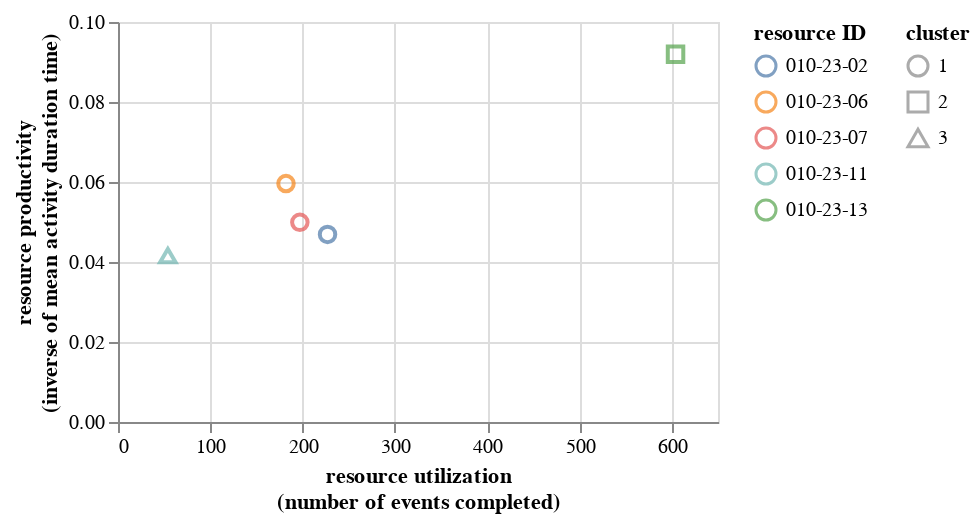

The cell this chart's notebook holds for it:
### Markdown cell above
### Profile group member performance
- productivity (activity duration)
- member assignment (number of events)

### Code cell
charts = []
if len(sel_rgs) > 0:
    for rg in sel_rgs:
        # normalize activity duration by activity
        sublog = log[log['resource_group'] == rg]
        act_dur_min_max = []
        for act in sublog['activity'].unique():
            act_dur_min_max.append({
                'activity': act,
                'duration_min': sublog.loc[sublog['activity'] == act, 'activity_duration_minutes'].min(),
                'duration_max': sublog.loc[sublog['activity'] == act, 'activity_duration_minutes'].max()
            })
        act_dur_min_max = pd.DataFrame(act_dur_min_max)
        act_dur_min_max['duration_range'] = (
            act_dur_min_max['duration_max'] - act_dur_min_max['duration_min']
        )
        # NOTE: avoid division by 0
        act_dur_min_max.loc[act_dur_min_max['duration_range'] == 0, 'duration_range'] = 1 / 60
        sublog = sublog.merge(act_dur_min_max, how='left', on='activity')
        # print(act_dur_min_max)
        sublog['normalized_activity_duration_minutes'] = sublog.apply(
            lambda row: (
                (row['activity_duration_minutes'] - row['duration_min']) / 
                row['duration_range']
            ),
            axis=1
        )

        group_member_perf = sublog.groupby([
            'resource_group', 'resource'
        ]).agg(
            mean_activity_duration=pd.NamedAgg(
                'activity_duration_minutes', aggfunc='mean'
            ),
            num_events=pd.NamedAgg(
                'activity_duration_minutes', aggfunc=len
            ),
            num_cases=pd.NamedAgg(
                'case_id', aggfunc='nunique'
            )
        ).reset_index()

        # consider only active resources with more than 10 cases
        group_member_perf = group_member_perf[
            group_member_perf['num_cases'] >= 10
        ]

        group_member_perf['inv_mean_activity_duration'] = 1 / group_member_perf['mean_activity_duration']

        X = group_member_perf[['resource', 'mean_activity_duration', 'num_events']].set_index('resource')
        clustering = AgglomerativeClustering(n_clusters=3).fit(X)
        # print(X.index)
        # print(clustering.labels_)
        for i in range(len(X)):
            group_member_perf.loc[group_member_perf['resource'] == X.index[i], 'cluster'] = clustering.labels_[i] + 1

        charts.append(alt.Chart(group_member_perf).mark_point(size=60).encode(
            x=alt.X('num_events:Q').title(['resource utilization', '(number of events completed)']),
            y=alt.Y('inv_mean_activity_duration:Q').title(['resource productivity', '(inverse of mean activity duration time)']),
            color=alt.Color('resource:N').title('resource ID'),
            shape=alt.Shape('cluster:N'),
            tooltip=['resource', 'num_events', 'num_cases', 'mean_activity_duration', 'inv_mean_activity_duration']
        ).properties(width=300, height=200))
alt.vconcat(*charts).resolve_scale(x='independent', y='independent', color='independent')

### Figure 1 — Vega specification as saved in the notebook (floating-point values rounded to 4 significant figures)
{"$schema": "https://vega.github.io/schema/vega/v5.json", "data": [{"name": "source_0", "values": [{"cluster": 1.0, "inv_mean_activity_duration": 0.04689, "mean_activity_duration": 21.33, "num_cases": 73, "num_events": 227, "resource": "010-23-02"}, {"cluster": 1.0, "inv_mean_activity_duration": 0.05961, "mean_activity_duration": 16.77, "num_cases": 54, "num_events": 182, "resource": "010-23-06"}, {"cluster": 1.0, "inv_mean_activity_duration": 0.04991, "mean_activity_duration": 20.04, "num_cases": 65, "num_events": 197, "resource": "010-23-07"}, {"cluster": 3.0, "inv_mean_activity_duration": 0.0416, "mean_activity_duration": 24.04, "num_cases": 21, "num_events": 54, "resource": "010-23-11"}, {"cluster": 2.0, "inv_mean_activity_duration": 0.09192, "mean_activity_duration": 10.88, "num_cases": 236, "num_events": 604, "resource": "010-23-13"}]}, {"name": "source_0_shape_domain_cluster", "values": [{"cluster": 1.0}, {"cluster": 3.0}, {"cluster": 2.0}]}, {"name": "source_0_concat_0_x_domain_num_events", "values": [{"min": 54, "max": 604}]}, {"name": "source_0_concat_0_y_domain_inv_mean_activity_duration", "values": [{"min": 0.0416, "max": 0.09192}]}, {"name": "source_0_concat_0_color_domain_resource", "values": [{"resource": "010-23-02"}, {"resource": "010-23-06"}, {"resource": "010-23-07"}, {"resource": "010-23-11"}, {"resource": "010-23-13"}]}], "signals": [{"name": "childHeight", "value": 200}], "marks": [{"type": "group", "name": "concat_0_group", "encode": {"update": {"height": {"signal": "childHeight"}, "width": {"signal": "width"}}}, "marks": [{"type": "symbol", "name": "concat_0_marks", "from": {"data": "source_0"}, "encode": {"update": {"opacity": {"value": 0.7}, "x": {"field": "num_events", "scale": "concat_0_x"}, "y": {"field": "inv_mean_activity_duration", "scale": "concat_0_y"}, "size": {"value": 60}, "stroke": {"field": "resource", "scale": "concat_0_color"}, "tooltip": {"signal": "{\"resource\": isValid(datum[\"resource\"]) ? datum[\"resource\"] : \"\"+datum[\"resource\"], \"num_events\": format(datum[\"num_events\"], \"\"), \"num_cases\": format(datum[\"num_cases\"], \"\"), \"mean_activity_duration\": format(datum[\"mean_activity_duration\"], \"\"), \"inv_mean_activity_duration\": format(datum[\"inv_mean_activity_duration\"], \"\")}"}, "shape": {"field": "cluster", "scale": "shape"}, "fill": {"value": "transparent"}, "ariaRoleDescription": {"value": "point"}, "description": {"signal": "\"resource utilization, (number of events completed): \" + (format(datum[\"num_events\"], \"\")) + \"; resource productivity, (inverse of mean activity duration time): \" + (format(datum[\"inv_mean_activity_duration\"], \"\")) + \"; resource ID: \" + (isValid(datum[\"resource\"]) ? datum[\"resource\"] : \"\"+datum[\"resource\"]) + \"; cluster: \" + (isValid(datum[\"cluster\"]) ? datum[\"cluster\"] : \"\"+datum[\"cluster\"]) + \"; resource: \" + (isValid(datum[\"resource\"]) ? datum[\"resource\"] : \"\"+datum[\"resource\"]) + \"; num_events: \" + (format(datum[\"num_events\"], \"\")) + \"; num_cases: \" + (format(datum[\"num_cases\"], \"\")) + \"; mean_activity_duration: \" + (format(datum[\"mean_activity_duration\"], \"\")) + \"; inv_mean_activity_duration: \" + (format(datum[\"inv_mean_activity_duration\"], \"\"))"}}}, "style": ["point"]}], "axes": [{"scale": "concat_0_x", "aria": false, "orient": "bottom", "zindex": 0, "maxExtent": 0, "ticks": false, "gridScale": "concat_0_y", "tickCount": {"signal": "ceil(width/40)"}, "labels": false, "minExtent": 0, "grid": true, "domain": false}, {"scale": "concat_0_y", "domain": false, "labels": false, "zindex": 0, "minExtent": 0, "maxExtent": 0, "aria": false, "tickCount": {"signal": "ceil(childHeight/40)"}, "grid": true, "ticks": false, "orient": "left", "gridScale": "concat_0_x"}, {"scale": "concat_0_x", "grid": false, "orient": "bottom", "title": ["resource utilization", "(number of events completed)"], "labelOverlap": true, "zindex": 0, "labelFlush": true, "tickCount": {"signal": "ceil(width/40)"}}, {"scale": "concat_0_y", "title": ["resource productivity", "(inverse of mean activity duration time)"], "tickCount": {"signal": "ceil(childHeight/40)"}, "labelOverlap": true, "zindex": 0, "orient": "left", "grid": false}], "style": "cell", "legends": [{"title": "resource ID", "stroke": "concat_0_color", "symbolType": "circle", "encode": {"symbols": {"update": {"fill": {"value": "transparent"}, "opacity": {"value": 0.7}}}}}]}], "scales": [{"name": "shape", "type": "ordinal", "domain": {"data": "source_0_shape_domain_cluster", "field": "cluster", "sort": true}, "range": "symbol"}, {"name": "concat_0_x", "type": "linear", "domain": [{"signal": "(data(\"source_0_concat_0_x_domain_num_events\")[0] || {}).min"}, {"signal": "(data(\"source_0_concat_0_x_domain_num_events\")[0] || {}).max"}], "range": [0, {"signal": "width"}], "nice": true, "zero": true}, {"name": "concat_0_y", "type": "linear", "domain": [{"signal": "(data(\"source_0_concat_0_y_domain_inv_mean_activity_duration\")[0] || {}).min"}, {"signal": "(data(\"source_0_concat_0_y_domain_inv_mean_activity_duration\")[0] || {}).max"}], "range": [{"signal": "childHeight"}, 0], "nice": true, "zero": true}, {"name": "concat_0_color", "type": "ordinal", "domain": {"data": "source_0_concat_0_color_domain_resource", "field": "resource", "sort": true}, "range": "category"}], "background": "white", "padding": 5, "width": 300, "layout": {"padding": 20, "columns": 1, "bounds": "full", "align": "each"}, "legends": [{"shape": "shape", "symbolType": "circle", "title": "cluster", "encode": {"symbols": {"update": {"fill": {"value": "transparent"}, "opacity": {"value": 0.7}}}}}]}
